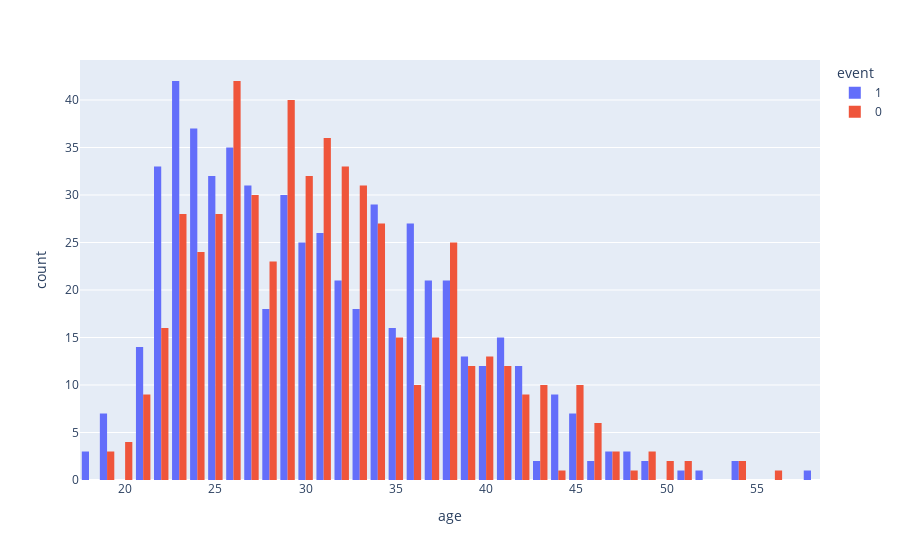

The notebook cell this image was saved under:
### Code cell
#Checking if age is a factor that affects employees from resigning
import plotly.express as px
fig = px.histogram(data, x="age", color='event', barmode='group')
fig.show()

### Figure 1 — Plotly figure (JSON) as saved in the notebook; plotly's stock layout.template omitted (floating-point values rounded to 4 significant figures; data arrays with more than 128 entries replaced by an {"elided": "..."} marker saying what was removed)
{"data": [{"alignmentgroup": "True", "bingroup": "x", "hovertemplate": "event=1<br>age=%{x}<br>count=%{y}<extra></extra>", "legendgroup": "1", "marker": {"color": "#636efa", "pattern": {"shape": ""}}, "name": "1", "offsetgroup": "1", "orientation": "v", "showlegend": true, "type": "histogram", "x": {"elided": "571 float values"}, "xaxis": "x", "yaxis": "y"}, {"alignmentgroup": "True", "bingroup": "x", "hovertemplate": "event=0<br>age=%{x}<br>count=%{y}<extra></extra>", "legendgroup": "0", "marker": {"color": "#EF553B", "pattern": {"shape": ""}}, "name": "0", "offsetgroup": "0", "orientation": "v", "showlegend": true, "type": "histogram", "x": {"elided": "558 float values"}, "xaxis": "x", "yaxis": "y"}], "layout": {"barmode": "group", "legend": {"title": {"text": "event"}, "tracegroupgap": 0}, "margin": {"t": 60}, "xaxis": {"anchor": "y", "domain": [0, 1], "title": {"text": "age"}}, "yaxis": {"anchor": "x", "domain": [0, 1], "title": {"text": "count"}}}}
